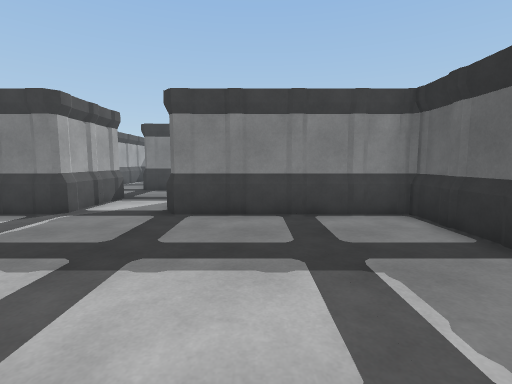
view 1 (above)

20 first-person views from a walk through a 3-D level made in the Unity game engine. The camera is 1.3 m above the floor, tilts 6° down and sees 85° across. The floor is counted in squares, 1.03 m on a side. Each view is taken from the middle of a square. On the plan, view 1 faces up. The plan holds only what a view shows up to about 13 squares ahead; the rest is blank. The place goes on beyond the plan. The player character is not drawn.

view 2
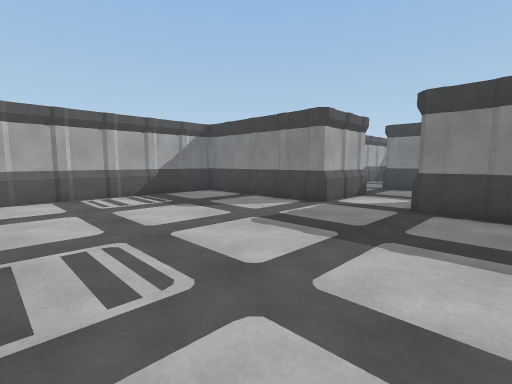

view 3
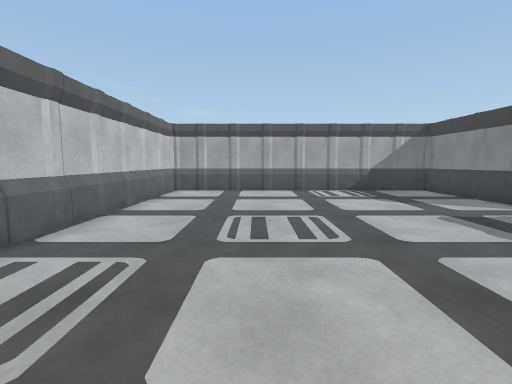

view 4
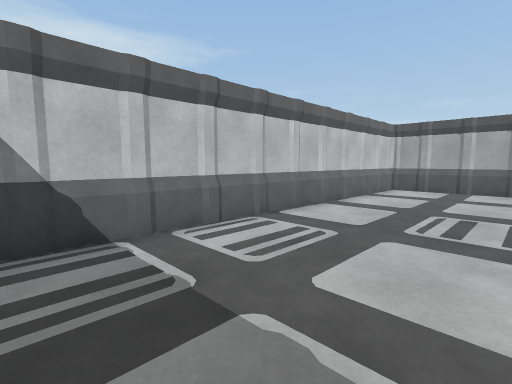

view 5
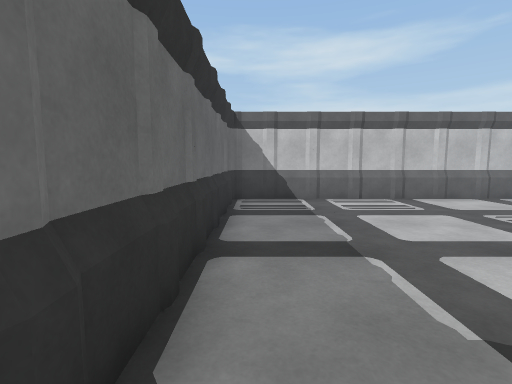

view 6
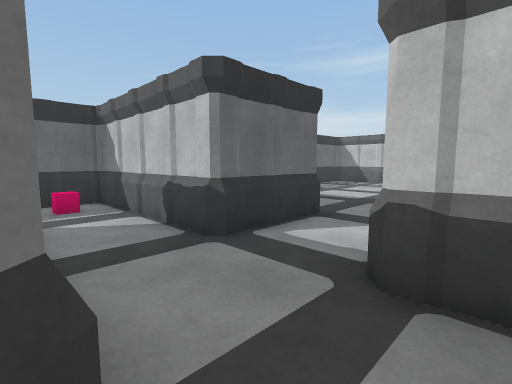

view 7
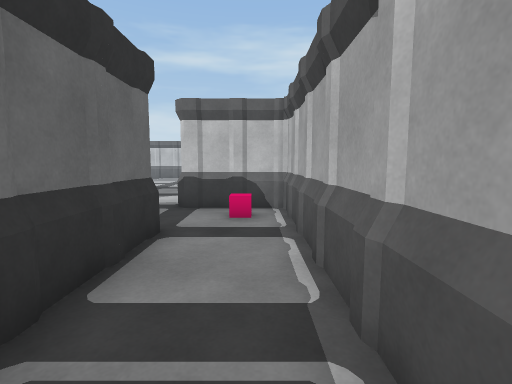

view 8
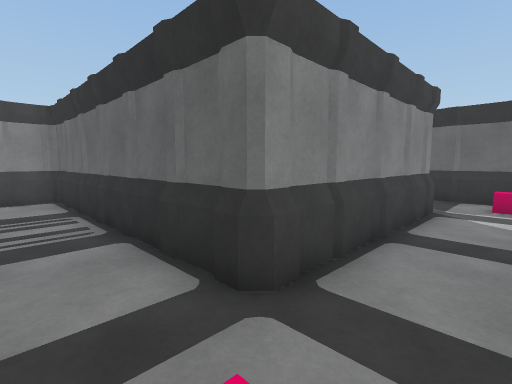

view 9
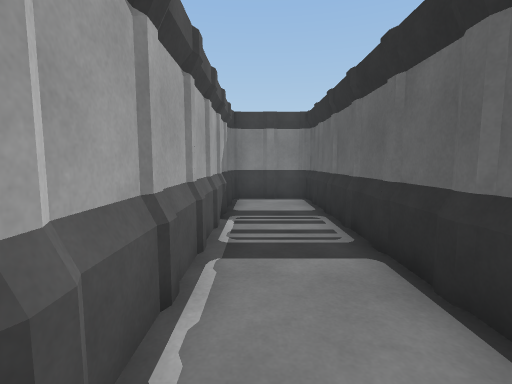

view 10
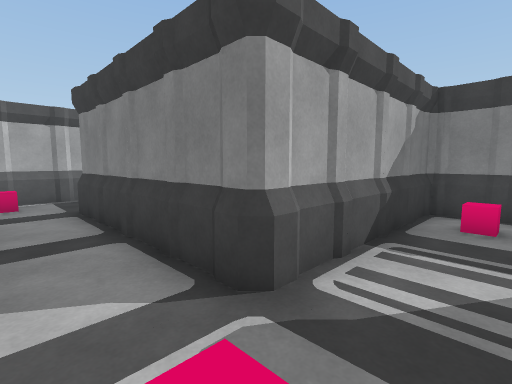

view 11
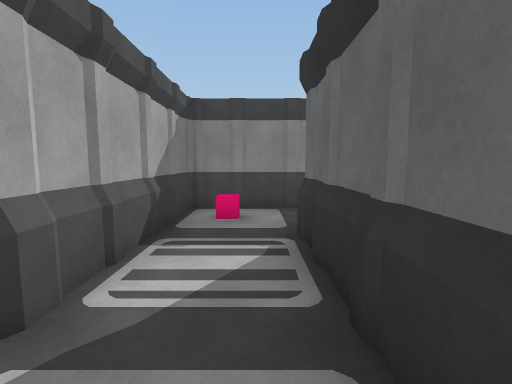

view 12
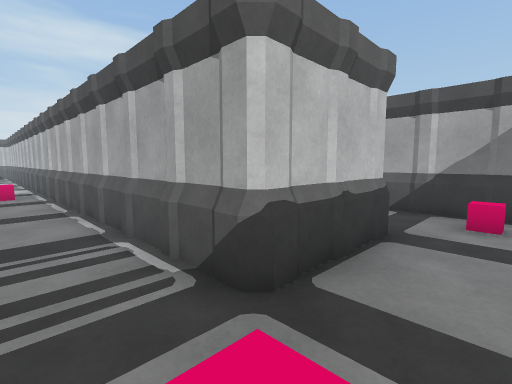

view 13
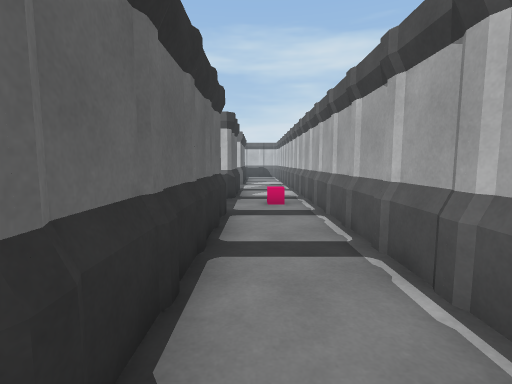

view 14
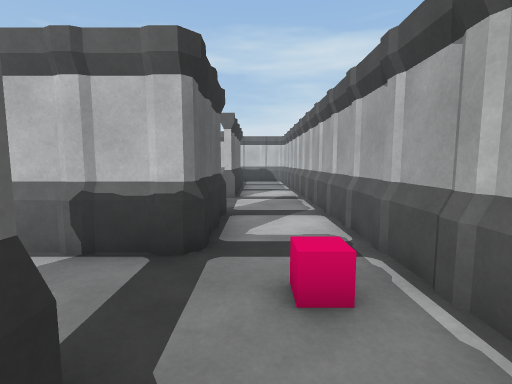

view 15
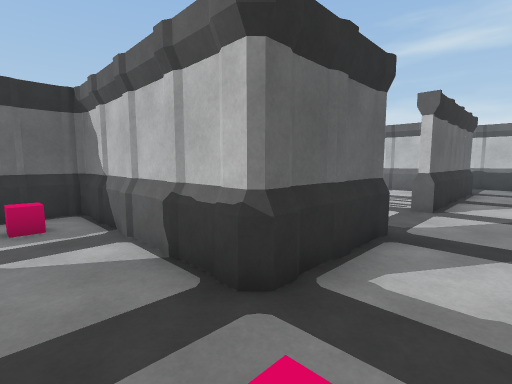

view 16
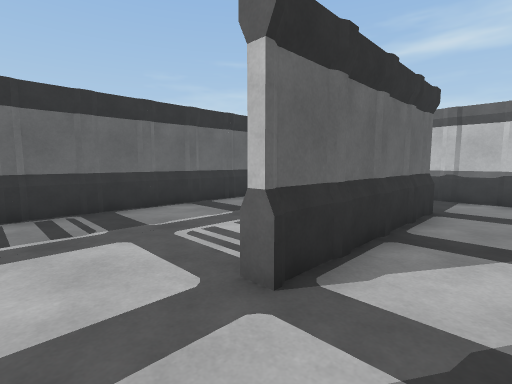

view 17
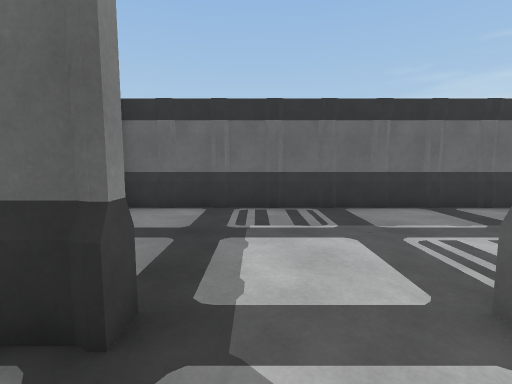

view 18
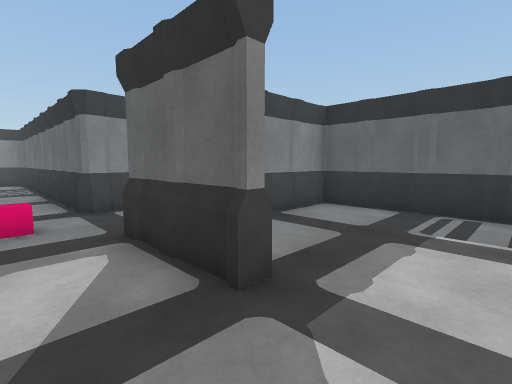

view 19
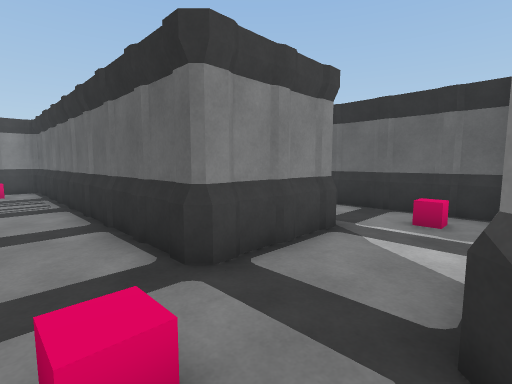

view 20
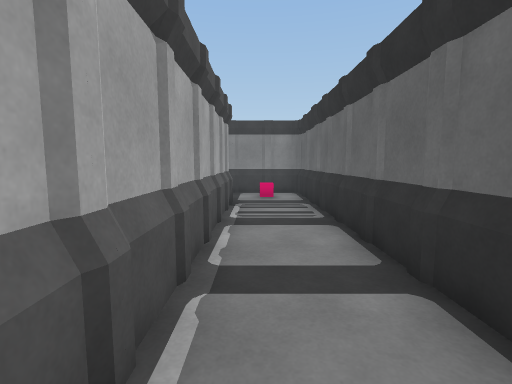

### Floor plan
Points are (right, up) in squares from view 1. A wall is a line through its corners. A room is listed if a view was taken in it or the views show most of it. See-through windows are left out.
Room 1 (views 1, 2, 3, 4, 5, 10, 11, 12, 13, 14, 15, 16, 17, 19, 20)
walls: (-2, 6.7) (-2.3, 7.1); (3.9, 5.7) (3.9, 6.5); (-2.1, 8.7) (-2.1, 9.5); (3.9, 6.9) (-2.1, 6.9) (-2.1, 8.2); (3.9, 2.7) (3.9, 5.2); (-4.7, 7.1) (-5, 6.7); (1.3, 10.1) (2.6, 10.1); (3.9, 1.2) (3.9, 2.2); (-2.3, 10) (-1.9, 10.3); (-2.1, 10.1) (1.1, 10.1); (2.8, 10.1) (3.9, 10.1) (3.9, 14.2); (3.9, -0.3) (3.9, 0.6); (-4.9, 10.1) (-4.9, 6.9) (-8.1, 6.9); (-5.1, 10.3) (-4.7, 10); (3.9, -1.8) (3.9, -1); (1.3, 13.1) (1, 12.7); (-8.2, 6.9) (-9.2, 6.9); (3.9, -3.3) (3.9, -2.6); (-9.4, 6.9) (-10.7, 6.9); (9.7, 4) (10.1, 4.3); (10, 6.7) (9.7, 7.1); (3.9, 14.7) (3.9, 15.5); (9.9, 8.7) (9.9, 11.6); (9.9, 1) (9.9, 4.1) (13.1, 4.1); (-10.9, 6.9) (-10.9, -4.5); (3.9, 16.1) (7.2, 16.1) (7.2, -0.5); (9.9, 11.7) (9.9, 13.1); (9.9, 13.2) (9.9, 14.6); (13.1, 6.9) (9.9, 6.9) (9.9, 8.6); (6.9, 16.3) (7.2, 16.1); (9.9, 14.7) (9.9, 15.5); (9.9, 15.6) (9.9, 16.1); (-10.7, -4.8) (3.8, -4.8); (4.5, 18.9) (1.1, 18.9) (1.1, 12.9) (-5.2, 12.9); (9.9, 16.4) (9.9, 17.2); (8.2, 18.9) (6.9, 18.9); (9.9, 18) (9.9, 18.5); (9.9, 18.9) (8.8, 18.9)
low walls: (-10.7, 6.9) (-10.7, -4.8)
ways out: opening at (-5, 11.5) to room 2; opening at (8.5, 0.5) to room 3; opening at (14, 5.5)
Room 2 (views 6, 7, 8, 9)
walls: (-7.9, 15.8) (-7.9, 14.8); (-7.9, 17.2) (-7.9, 16.2); (-7.9, 14.2) (-7.9, 11.4); (-5.2, 12.9) (-5.2, 21.8) (-7.8, 21.8); (-5, 12.9) (-5.2, 13.1); (-7.9, 18.8) (-7.9, 18); (-7.9, 20.2) (-7.9, 19.6); (-7.9, 11) (-7.9, 10.5); (-6.6, 10.1) (-4.9, 10.1); (-7.5, 10.1) (-6.7, 10.1)
ways out: opening at (-5, 11.5) to room 1
Room 3 (view 18)
walls: (9.6, -2) (10.2, -2); (10.4, 1) (9.9, 1); (7.2, -0.5) (7.2, -5); (9.9, -7.5) (9.9, -2); (14.6, 3.9) (13.2, 3.9); (15.9, -7.5) (15.9, 3.8); (15.5, 3.9) (14.8, 3.9)
ways out: opening at (8.5, 0.5) to room 1

Where each view was taken, in squares from view 1:
view 1: 0 up, 0 right, facing up
view 2: 1 down, 0 right, facing up-left
view 3: 1 down, 2 right, facing left
view 4: 0 up, 3 right, facing down-left
view 5: 5 up, 3 right, facing down
view 6: 13 up, 6 left, facing down-right
view 7: 18 up, 7 left, facing down
view 8: 11 up, 7 left, facing up-right
view 9: 12 up, 7 left, facing up
view 10: 11 up, 3 right, facing up-left
view 11: 11 up, 3 right, facing up
view 12: 18 up, 9 right, facing down-left
view 13: 14 up, 9 right, facing down
view 14: 8 up, 9 right, facing down
view 15: 6 up, 8 right, facing down-right
view 16: 0 up, 8 right, facing down-right
view 17: 0 up, 8 right, facing right
view 18: 1 down, 8 right, facing up-right
view 19: 4 up, 8 right, facing up-right
view 20: 7 up, 8 right, facing up
